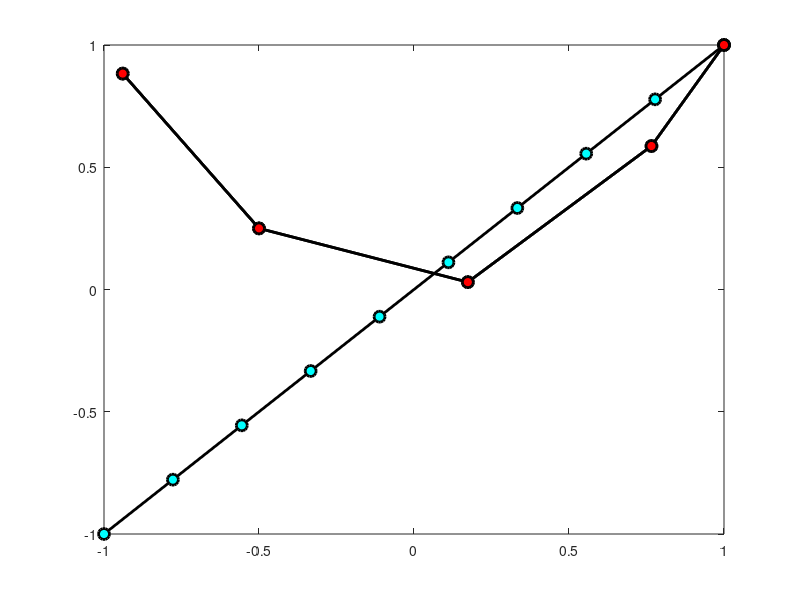
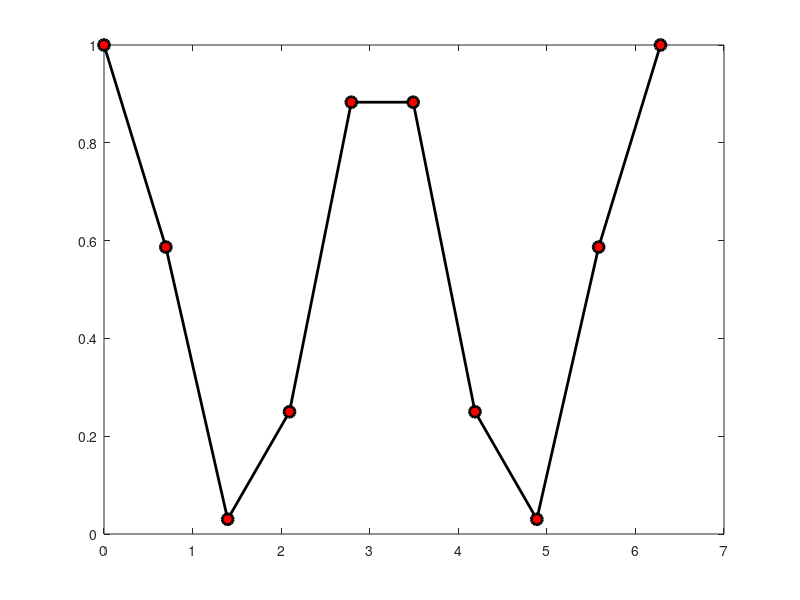

Recreate these plots in MATLAB, in order. (Note: this script raises an error after producing the figures.)

close all;

a = -1;
b = 1;
n_pts = 10;

x_i = linspace(a, b, n_pts);

f_i = x_i;

figure(1)
plot(x_i, f_i, '-ok', 'LineWidth', 2, 'MarkerSize', 8, 'MarkerFaceColor', 'c');
hold on;

% Chebyshev Grid
th_i = linspace(0, 2*pi, n_pts);
x_i = cos(th_i);

f_i = x_i.^2;

plot(x_i, f_i, '-ok', 'LineWidth', 2, 'MarkerSize', 8, 'MarkerFaceColor', 'r');

figure(2)
plot(th_i, f_i, '-ok', 'LineWidth', 2, 'MarkerSize', 8, 'MarkerFaceColor', 'r');


%
% Using the fourier matrix
% 
n = 10;
d_th = pi/n;
[F, th_i, m_vec] = fourier_matrix(n, 0+d_th/2, 2*pi+d_th/2);

% Shift th_i to avoid 1/sin(th) for th = 0/pi/2pi
% th_i = th_i + (th_i(2) - th_i(1)) / 2;

x_i = cos(th_i);
f_i = x_i.^8;

c_m = F * f_i;

% Derivative matrix
[M_j, TH_i] = meshgrid(m_vec, th_i);
D_f = -1./sin(TH_i) .* (1i .* M_j) .* exp(1i .* M_j .* TH_i);

f_der = D_f * c_m

f_der - 8 * x_i.^7


[D, D_F, F, x_i, th_i] = cheby_der_matrix(n);
D * f_i - 8 * x_i.^7


x_a = x_i(1)
th_a = acos(x_a);

8 * x_a ^7
df_dx = -sum(c_m .* (1i * m_vec) .* exp(1i * m_vec * th_a) ) / sin(th_a) 


